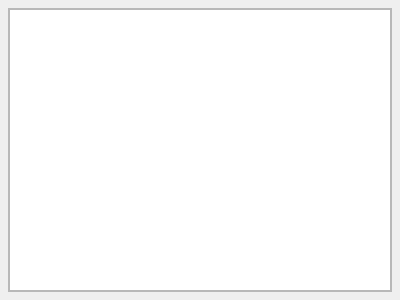
<?xml version="1.0" encoding="UTF-8"?>
<ui version="4.0">
 <class>LanAboutForm</class>
 <widget class="QWidget" name="LanAboutForm">
  <property name="geometry">
   <rect>
    <x>0</x>
    <y>0</y>
    <width>400</width>
    <height>300</height>
   </rect>
  </property>
  <property name="windowTitle">
   <string>About</string>
  </property>
  <layout class="QVBoxLayout" name="verticalLayout_2">
   <property name="margin">
    <number>8</number>
   </property>
   <item>
    <widget class="QScrollArea" name="scrollArea">
     <property name="widgetResizable">
      <bool>true</bool>
     </property>
     <widget class="QWidget" name="scrollAreaWidgetContents">
      <property name="geometry">
       <rect>
        <x>0</x>
        <y>0</y>
        <width>382</width>
        <height>282</height>
       </rect>
      </property>
      <layout class="QVBoxLayout" name="verticalLayout">
       <property name="margin">
        <number>0</number>
       </property>
       <item>
        <widget class="QTextBrowser" name="textBrowser">
         <property name="source">
          <url>
           <string>qrc:/doc/about.html</string>
          </url>
         </property>
        </widget>
       </item>
      </layout>
     </widget>
    </widget>
   </item>
  </layout>
 </widget>
 <resources/>
 <connections/>
</ui>
